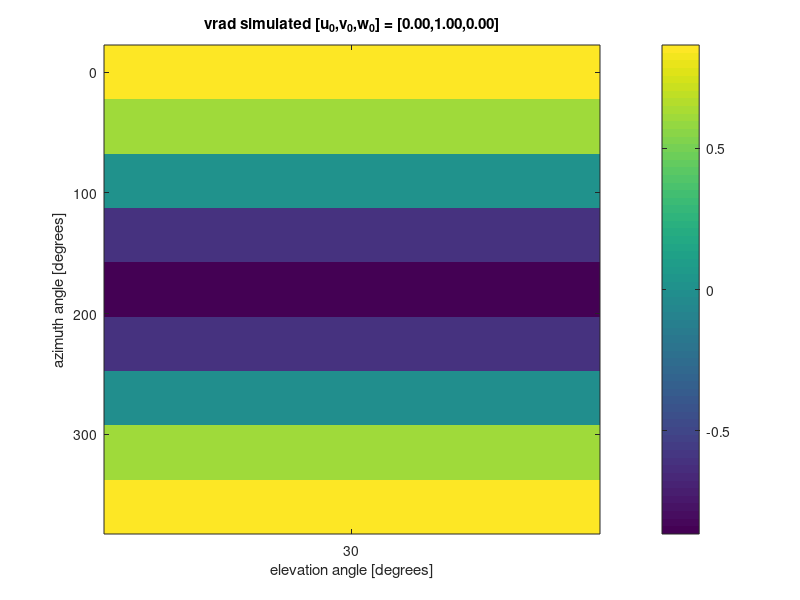

The MATLAB script that drew this image:
function test_vrad_fitted_field()



u0 = 0;
v0 = 1;
w0 = 0;


azimVec = 0:45:360;
elevVec = [30];

nAzim = numel(azimVec);
nElev = numel(elevVec);
vrad = repmat(NaN,[nAzim,nElev]);

for iAzim = 1:nAzim
    for iElev = 1:nElev
        
        azimAngle = azimVec(iAzim);
        elevAngle = elevVec(iElev);
        vrad(iAzim,iElev) = calcvrad(azimAngle,elevAngle, u0,v0,w0);

        fprintf('%6.2f,%6.2f,%6.2f\n',azimAngle,elevAngle,vrad(iAzim,iElev))
        
    end
end

fprintf('\n');

% printing for Java unit test data
for iAzim = 1:nAzim
    for iElev = 1:nElev
        
        azimAngle = azimVec(iAzim);
        elevAngle = elevVec(iElev);
        fprintf('%6.2ff,%6.2ff,\n',azimAngle,elevAngle)
    end
end

fprintf('\n');

% printing for Java unit test data
for iAzim = 1:nAzim
    for iElev = 1:nElev
        fprintf('%6.2ff,\n',vrad(iAzim,iElev))
    end
end


figure
imagesc(elevVec,azimVec,vrad)
set(gca,'xtick',elevVec)
colorbar
xlabel('elevation angle [degrees]')
ylabel('azimuth angle [degrees]')
title(sprintf('vrad simulated [u_0,v_0,w_0] = [%.2f,%.2f,%.2f]',u0,v0,w0))





function vrad = calcvrad(azimAngleDeg,elevAngleDeg, u0,v0,w0)

azimAngleRad = (azimAngleDeg/360) * 2 * pi;
elevAngleRad = (elevAngleDeg/360) * 2 * pi;


vrad = sin(azimAngleRad) * cos(elevAngleRad) * u0 +...
       cos(azimAngleRad) * cos(elevAngleRad) * v0 +...
       sin(elevAngleRad) * w0;
       
    